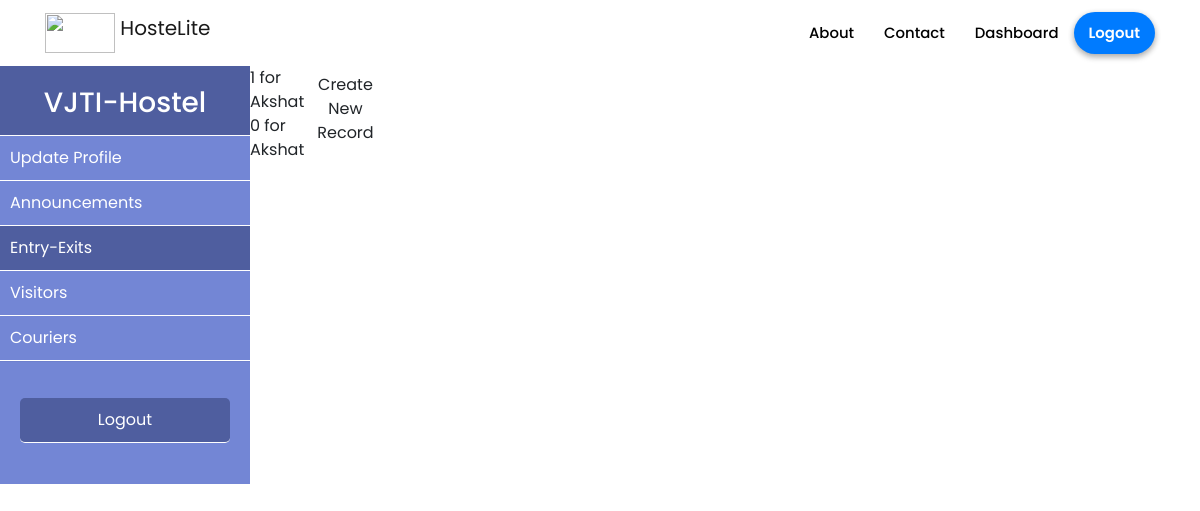
The page /guard/entryexit (signed in) on the database its author committed.
### hostelmanagement/models.py (models this page shows, shortened)
class ExitEntry(db.Model):
    id = db.Column(db.Integer, primary_key = True)
    user_id = db.Column(db.Integer, db.ForeignKey('user.id'), nullable = False)
    status = db.Column(db.Integer, nullable = False, default = 0)
    datetime = db.Column(db.DateTime, nullable = False, default = datetime.utcnow)

class User(db.Model, UserMixin):
    id = db.Column(db.Integer, primary_key=True)
    college_id = db.Column(db.String(9), unique=True, nullable=False)
    firstname = db.Column(db.String(20), nullable=False)
    lastname = db.Column(db.String(20), nullable=False)
    email = db.Column(db.String(120), unique=True, nullable=False)
    password = db.Column(db.String(60), nullable=False)
    phone = db.Column(db.String(10), unique=True, nullable=False)
    address = db.Column(db.Text, nullable=False)
    course = db.Column(db.String(20),nullable=True)
    department = db.Column(db.String(20), nullable=True)
    user_type = db.Column(db.Integer, nullable = False, default=1)
    room_no = db.Column(db.Integer, nullable = True)
    announcements = db.relationship('Announcement', backref='author', lazy=True)
    complaints = db.relationship('Complaint', backref='author', lazy=True)
    mess_menu = db.relationship('MessMenu', backref='author', lazy=True)
    courier = db.relationship('Courier', backref='user', lazy=True)
    exitentry = db.relationship('ExitEntry', backref='user', lazy=True)
    visitor = db.relationship('Visitor', backref='user', lazy=True)

### hostelmanagement/routes.py (the view)
@app.route('/guard/entryexit')
@login_required
def entry_exit_records():
    entryexits = ExitEntry.query.all()
    return render_template('guard/entryexit.html', entryexits = entryexits)

### hostelmanagement/models.py (called while the page is built)
@login_manager.user_loader
def load_user(user_id):
    return User.query.get(int(user_id))

### hostelmanagement/templates/guard/entryexit.html
{% extends 'guard/guard_layout.html' %}
{% block guard_entryexit %}active{% endblock %}
{% block guard_content %}
    {% if entryexits %}
        {% for entryexit in entryexits %}
            {{entryexit.status}} for {{entryexit.user.firstname}}
        {% endfor %}
    {% endif %}
    <a class="btn" type="submit" href="{{url_for('new_entry_exit_record')}}">Create New Record</a>
{% endblock guard_content %}

### hostelmanagement/static/style.css (style rules this page uses)
* { margin: 0; padding: 0; font-family: "Poppins", sans-serif; font-size: 16px; box-sizing: border-box; }
body { overflow-x:hidden; scroll-behavior: smooth; }

### rows shown on the page
ExitEntry: status "1", user.firstname "Akshat"
ExitEntry: status "0", user.firstname "Akshat"
